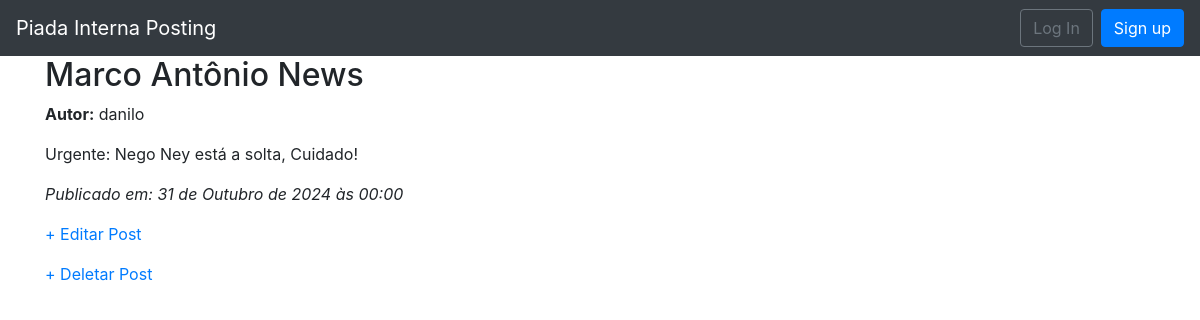
Before: /post/1/ with the older database file.
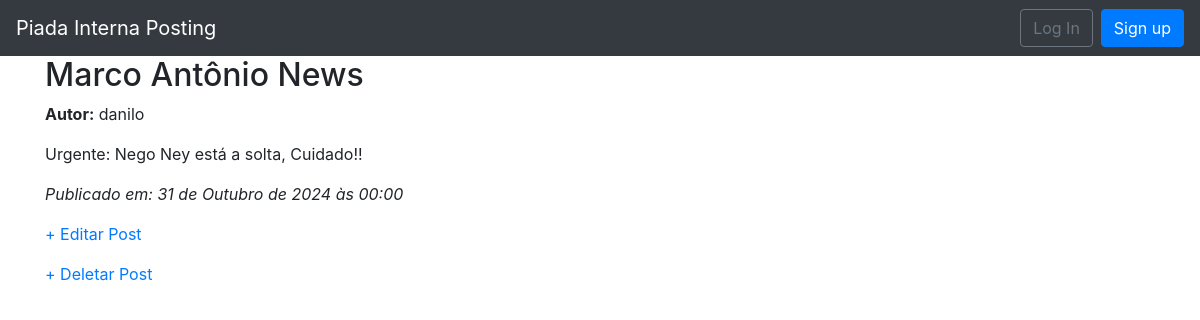
After: the same page with the newer database file.
### blog/models.py (models this page shows, shortened)
class Post(models.Model):
    title = models.CharField(max_length=200)
    author = models.ForeignKey(
        'auth.User',
        on_delete = models.CASCADE
    )
    date = models.DateTimeField(auto_now_add = True)
    body = models.TextField()

### blog/views.py (the view)
# urls.py: path('post/<int:pk>/', BlogDetailView.as_view(),
class BlogDetailView(DetailView):
    model = Post
    template_name = 'post_detail.html'

### blog/templates/post_detail.html
{% extends 'base.html' %}
{% block content %}
<div class="post-entry">
    <h2>{{ post.title }}</h2>
    <p><strong>Autor:</strong> {{ post.author.username }}</p>
    <p>{{ post.body }}</p>
    <p style="font-style: italic;">Publicado em: {{ post.date }}</p>
</div>
    <p><a href="{%url 'post_edit' post.pk%}">+ Editar Post</a></p>
    <p><a href="{%url 'post_delete' post.pk%}">+ Deletar Post</a></p>
{% endblock content %}

Changed rows visible on the page:
changed Post "Marco Antônio News": body "Urgente: Nego Ney está a solta, Cuidado!" → "Urgente: Nego Ney está a solta, Cuidado!!"
